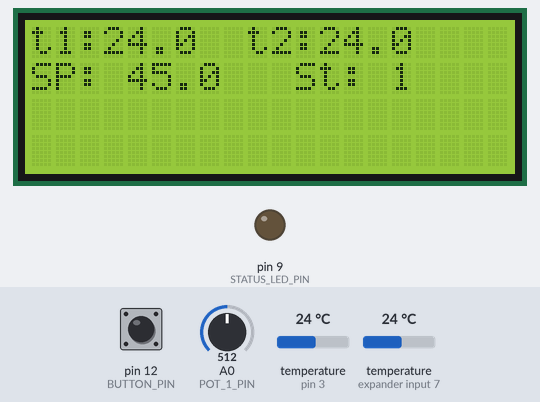
A sketch run on a simulated Arduino Uno, built with avr-gcc and run on an emulated ATmega328P. Parts: 20×4 character LCD, output pins drawn as LEDs (lit = HIGH). The inputs (shaded band) are chosen by the test bench; at power-on: pin 12 (BUTTON_PIN) HIGH, temperature (sensors on expander input 7, pin 3) 24 °C, A0 (POT_1_PIN) = 512. Pins used as bus, display or sensor lines are not drawn; what the sketch prints to the serial monitor is not drawn.

Above: at 2.5 s.
2.6 s: pin 12 (BUTTON_PIN) pulled LOW for 0.15 s
At 2.9 s:
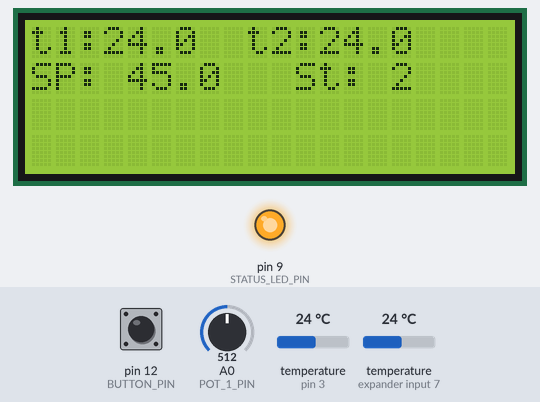
4.2 s: pin 12 (BUTTON_PIN) pulled LOW for 1 s
At 5.4 s:
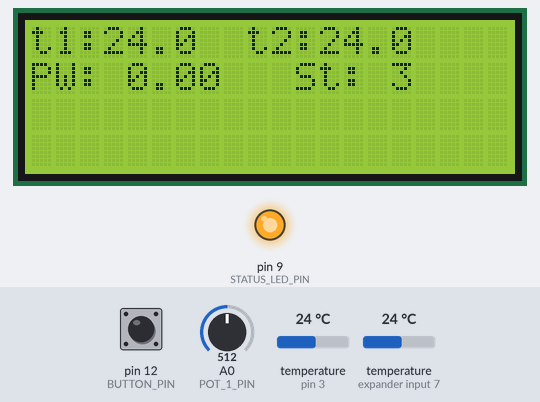
6.7 s: temperature (sensor on expander input 7) set to 12 °C
At 9.4 s:
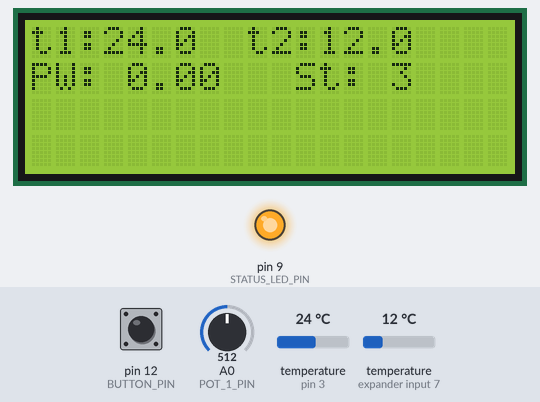
9.7 s: A0 (POT_1_PIN) set to 0
At 10.3 s:
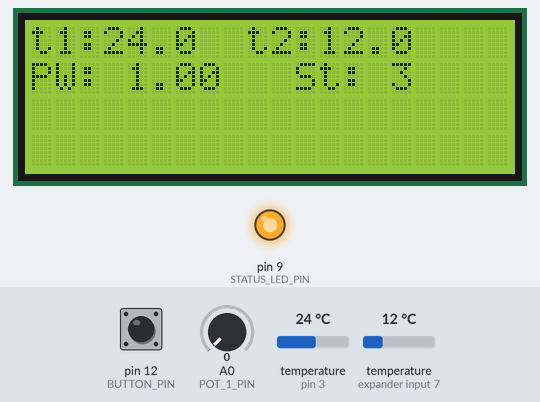
11.2 s: temperature (sensor on expander input 7) set to 19 °C
13.7 s: A0 (POT_1_PIN) set to 122
At 14.7 s:
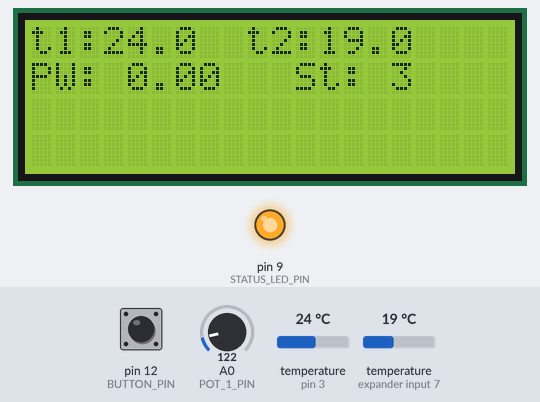
Timing chart, 0 to 16.2 s (numbered marks = the images above; inputs shaded):
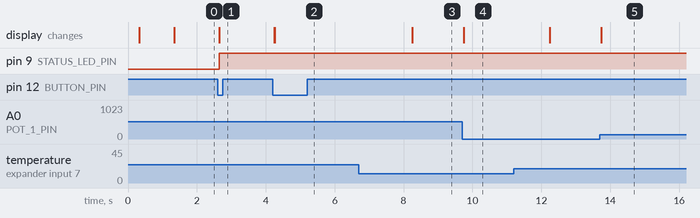

Measured:
- after the input at 2.6 s, pin 9 (STATUS_LED_PIN): LOW → HIGH after 0.05 s; the display: changes after 0.05 s (image 1)
- after the input at 4.2 s, the display: first changes after 0.05 s (image 2 shows a later state)
- after the input at 6.7 s, the display: changes after 1.5 s (image 3)
- after the input at 9.7 s, the display: changes at once (image 4)
- after the input at 13.7 s, the display: changes after 0.05 s (image 5)

The sketch:

ssr_temp_reg.ino
```cpp
#include <Wire.h>
#include <LiquidCrystal_I2C.h>
#include <OneWire.h>
#include <DallasTemperature.h>
#include <Bounce2.h>

#define ONE_WIRE_BUS_PIN 3
#define SSR_1_PIN 4
#define SSR_2_PIN 5
#define SSR_3_PIN 6
#define POT_1_PIN A0
#define BUTTON_PIN 12
#define STATUS_LED_PIN 9

unsigned int state = 1;

unsigned long currentMillis = 0;
unsigned long tempLastMillis = 0;
unsigned int tempTimer = 2000;
double probe01Temp = 0;
double probe02Temp = 0;
volatile int sensorVal = 0;


double setpoint = 0;
double power = 0;
int powerInt = 0;

unsigned long ssrLastMillis = 0;
unsigned int ssrFreq = 10;
unsigned int ssrDutyCycle = 50;
unsigned int count = 0;


// Setup a oneWire instance to communicate with any OneWire devices
OneWire oneWire(ONE_WIRE_BUS_PIN);
// Pass our oneWire reference to Dallas Temperature.
DallasTemperature sensors(&oneWire);
//Specific adresses
DeviceAddress Probe01Add = { 0x28, 0x5D, 0xD8, 0x3D, 0x06, 0x00, 0x00, 0x1E };
DeviceAddress Probe02Add = { 0x28, 0xFF, 0x1D, 0x62, 0x61, 0x15, 0x03, 0xB0 };

//Setup LCD screen on I2C
LiquidCrystal_I2C lcd(0x27,20,4); // set the LCD address to 0x27 for a 16 chars and 2 line display

// Instantiate Bounce object
Bounce debouncer = Bounce();

class SSR_Control {
  private:
  unsigned int _pin;
  unsigned int _windowLength;
  unsigned long _windowStartTime;
  double _dutyCycle;

  public:
  SSR_Control(int pin, int windowLength) {
    _pin = pin;
    _windowLength = windowLength;

    pinMode(_pin, OUTPUT);
  }
  void updateSSR(){
    //Check if it's time to turn on
    if(currentMillis - _windowStartTime <= _windowLength * _dutyCycle) {
      digitalWrite(_pin, HIGH);
    }
    else {
      digitalWrite(_pin, LOW);
    }

    //Check if windowsLength has passed, if so, set new windowStartTime
    if (currentMillis - _windowStartTime > _windowLength) {
      _windowStartTime += _windowLength;
    }
  }
  void setDutyCycle(double newDutyCycle) {
    _dutyCycle = newDutyCycle;
  }
  double getDutyCycle(){
    return _dutyCycle;
  }

};//end SSR class

double getTemperature(DeviceAddress deviceAddress)
{

  double tempC = sensors.getTempC(deviceAddress);

  if (tempC == -127.00) {
    Serial.print("Error getting temperature  ");
  }
  else {
    return tempC;
  }
}

void updateLCD() {
  lcd.setCursor(3, 0);
  lcd.print(probe01Temp, 1);
  lcd.setCursor(12, 0);
  lcd.print(probe02Temp, 1);
  lcd.setCursor(15, 1);
  lcd.print(state);
}


//Instantiate SSR_Control object on pin 4 and with a windowlength of tempTimer = 2000ms
SSR_Control instans0(SSR_1_PIN, tempTimer);
SSR_Control instans1(SSR_2_PIN, tempTimer);
SSR_Control instans2(SSR_3_PIN, tempTimer);

void setAllDutyCycles(double dutyCycle) {
   instans0.setDutyCycle(dutyCycle);
   instans1.setDutyCycle(dutyCycle);
   instans2.setDutyCycle(dutyCycle);

}

void setup() {
  lcd.init();
  lcd.backlight();
  lcd.clear();

  //lcd.setCursor(0, 0);
  //lcd.print("...BOOTING");

  pinMode(ONE_WIRE_BUS_PIN, INPUT);
  pinMode(SSR_1_PIN, OUTPUT);
  pinMode(SSR_2_PIN, OUTPUT);
  pinMode(SSR_3_PIN, OUTPUT);
  pinMode(BUTTON_PIN, INPUT_PULLUP);
  pinMode(STATUS_LED_PIN, OUTPUT);

  Serial.begin(9600);
  sensors.begin();

  debouncer.attach(BUTTON_PIN);
  debouncer.interval(8);

  // set the resolution to 10 bit (Can be 9 to 12 bits .. lower is faster)
  sensors.setResolution(Probe01Add, 10);
  sensors.setResolution(Probe02Add, 10);

  Serial.println();
  Serial.print("Number of Devices found on bus = ");
  Serial.println(sensors.getDeviceCount());
  sensors.requestTemperatures();
  probe01Temp = getTemperature(Probe01Add);
  probe02Temp = getTemperature(Probe02Add);


  Serial.print("Probe 01 temp: ");
  Serial.println(probe01Temp);
  Serial.print("Probe 02 temp: ");
  Serial.println(probe02Temp);
  Serial.println(' ');

  lcd.setCursor(0, 0);
  lcd.print("t1:");
  lcd.print(probe01Temp, 1);
  lcd.setCursor(9, 0);
  lcd.print("t2:");
  lcd.print(probe02Temp, 1);
  lcd.setCursor(0, 1);
  lcd.print("SP: ");
  lcd.setCursor(11, 1);
  lcd.print("St: ");

  delay(1000);

}//end setup

void loop() {
  currentMillis = millis();


  if (currentMillis - tempLastMillis >= tempTimer){
    tempLastMillis = currentMillis;

    sensors.requestTemperatures();
    //probe01Temp = getTemperature(Probe01Add);
    probe02Temp = getTemperature(Probe02Add);

    Serial.print(probe01Temp);
    Serial.print("\t");
    Serial.println(probe02Temp);

  }//temp read and control timer

  switch (state) {

    case 1: //start state
      digitalWrite(STATUS_LED_PIN, LOW);
      setAllDutyCycles(0);
      //Serial.println("state 1");

      setpoint = map(analogRead(POT_1_PIN), 0, 1023, 90, 0);
      lcd.setCursor(0, 1);
      lcd.print("SP:");
      lcd.setCursor(4, 1);
      lcd.print(setpoint, 1);
      //Button press = next state
      if( debouncer.fell() ) {state++;}
      break;

    case 2: //on/off reg state
      digitalWrite(STATUS_LED_PIN, HIGH);
      //Serial.println("state 2");

      if (probe02Temp < setpoint) {
        setAllDutyCycles(1.0);
      }
      else {
        instans0.setDutyCycle(0.0);
      }

      //Button press = next state
       if( debouncer.fell() ) {state++;}
      break;

    case 3: //power state
      //Serial.println("state 3");
      powerInt = map(analogRead(POT_1_PIN), 0, 1023, 100, 0);
      //analogWrite(STATUS_LED_PIN, map(power, 0, 100, 0, 255));

     power = powerInt/100;
     Serial.println(power);
     setAllDutyCycles(power);


      lcd.setCursor(0, 1);
      lcd.print("PW:");
      lcd.setCursor(4, 1);
      lcd.print(power);
      lcd.setCursor(9, 1);
      lcd.print("  ");
      //Button press = next state
       if( debouncer.fell() ) {state = 1;}
      break;
  }
  updateLCD();
  debouncer.update();
  instans0.updateSSR();
  instans1.updateSSR();
  instans2.updateSSR();
}//end main loop
```
